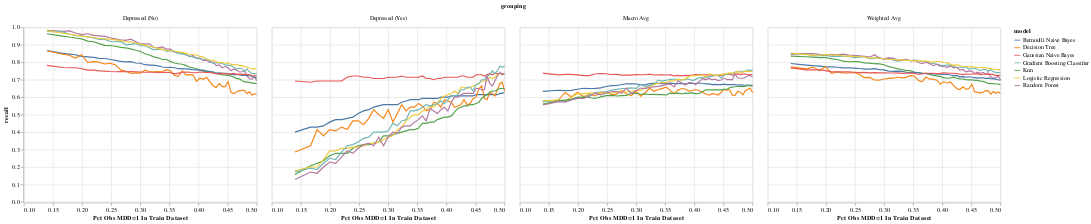

Notebook code for this chart:
### Code cell
alt.Chart(model_performance_v6).mark_line(
#    point={
#      "filled": False,
#      "fill": "white"
#    }
).encode(
    x = alt.X('y_train_prop', title='Pct Obs MDD=1 In Train Dataset'),
    y = alt.Y('recall', scale=alt.Scale(domain=[0, 1])),
    color='model:N',
).facet(
    facet=alt.Facet('grouping')
)

### Figure 1 — Vega-Lite specification as saved in the notebook (floating-point values rounded to 4 significant figures; data arrays with more than 128 entries replaced by an {"elided": "..."} marker saying what was removed)
{"config": {"view": {"continuousWidth": 400, "continuousHeight": 300}}, "data": {"name": "data-5cd998826bd5f2766dcad46bf43ab867"}, "facet": {"field": "grouping", "type": "nominal"}, "spec": {"mark": "line", "encoding": {"color": {"field": "model", "type": "nominal"}, "x": {"field": "y_train_prop", "title": "Pct Obs MDD=1 In Train Dataset", "type": "quantitative"}, "y": {"field": "recall", "scale": {"domain": [0, 1]}, "type": "quantitative"}}}, "$schema": "https://vega.github.io/schema/vega-lite/v4.17.0.json", "datasets": {"data-5cd998826bd5f2766dcad46bf43ab867": {"elided": "1428 records"}}}
